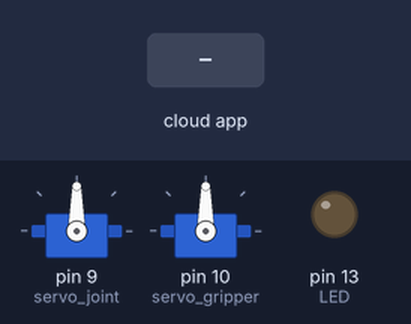
The sketch below on a simulated Arduino Uno, built with avr-gcc and run on an emulated ATmega328P. On the bench: 2 × servo, output pins drawn as LEDs (lit = HIGH). The test bench sets the inputs (shaded band). The ROS host is connected and sends only what is stated.

Above: at 1.2 s.
1.3 s: the phone or cloud app sets servo_joint to 0
At 1.6 s:
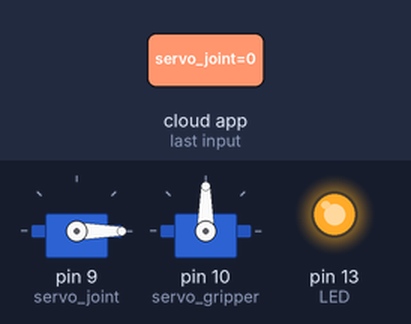
2.8 s: the phone or cloud app sets servo_gripper to 0
At 4.0 s:
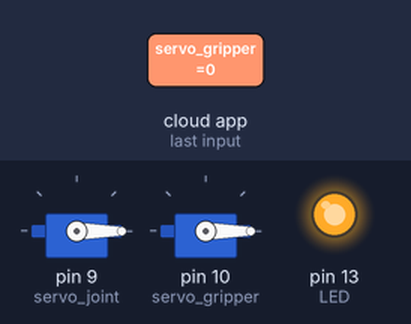
4.3 s: the phone or cloud app sets servo_joint to 45
At 5.1 s:
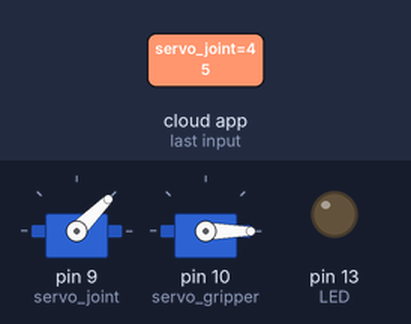
5.8 s: the phone or cloud app sets servo_gripper to 45
At 6.2 s:
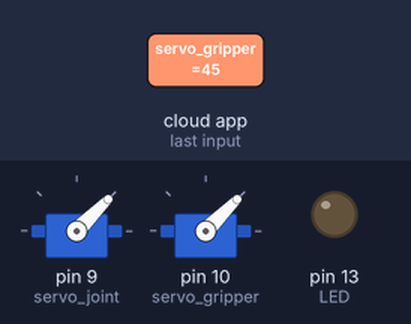
7.3 s: the phone or cloud app sets servo_joint to 90
At 8.5 s:
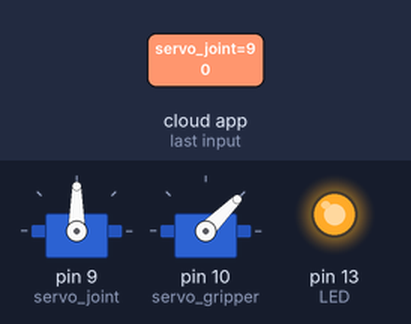
8.8 s: the phone or cloud app sets servo_gripper to 90
At 9.7 s:
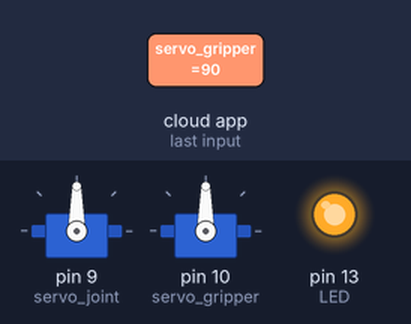
Timing chart, 0 to 11.3 s (numbered marks = the images above; inputs shaded):
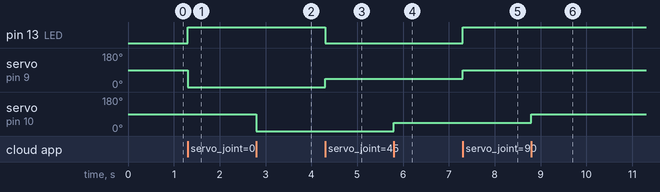

Measured:
- after the input at 1.3 s, pin 13 (LED): LOW → HIGH at once; servo on pin 9 (servo_joint): 90° → 0° at once
- after the input at 2.8 s, servo on pin 10 (servo_gripper): 90° → 0° at once
- after the input at 4.3 s, pin 13 (LED): HIGH → LOW at once; servo on pin 9 (servo_joint): 0° → 45° at once
- after the input at 5.8 s, servo on pin 10 (servo_gripper): 0° → 45° at once
- after the input at 7.3 s, pin 13 (LED): LOW → HIGH at once; servo on pin 9 (servo_joint): 45° → 90° at once
- after the input at 8.8 s, servo on pin 10 (servo_gripper): 45° → 90° at once

The sketch:

servo.ino
```cpp
#if (ARDUINO >= 100)
#include <Arduino.h>
#else
#include <WProgram.h>
#endif

#include <Servo.h>
#include <ros.h>
#include <std_msgs/UInt16.h>

ros::NodeHandle nh;

Servo servo_joint;
Servo servo_gripper;

void servo_joint_cb(const std_msgs::UInt16 &cmd_msg)
{
  servo_joint.write(cmd_msg.data); // Set servo angle, should be from 0-180
  digitalWrite(13, HIGH - digitalRead(13)); // Toggle LED
}

void servo_gripper_cb(const std_msgs::UInt16 &cmd_msg)
{
  servo_gripper.write(cmd_msg.data); // Set servo angle, should be from 0-180
  // Additional logic for controlling the gripper servo
}

ros::Subscriber<std_msgs::UInt16> sub_joint("servo_joint", servo_joint_cb);
ros::Subscriber<std_msgs::UInt16> sub_gripper("servo_gripper", servo_gripper_cb);

void setup()
{
  pinMode(13, OUTPUT);

  nh.initNode();
  nh.subscribe(sub_joint);
  nh.subscribe(sub_gripper);

  servo_joint.attach(9);   // Attach servo_joint to pin 9
  servo_gripper.attach(10); // Attach servo_gripper to pin 10
}

void loop()
{
  nh.spinOnce();
  delay(1);
}
```
